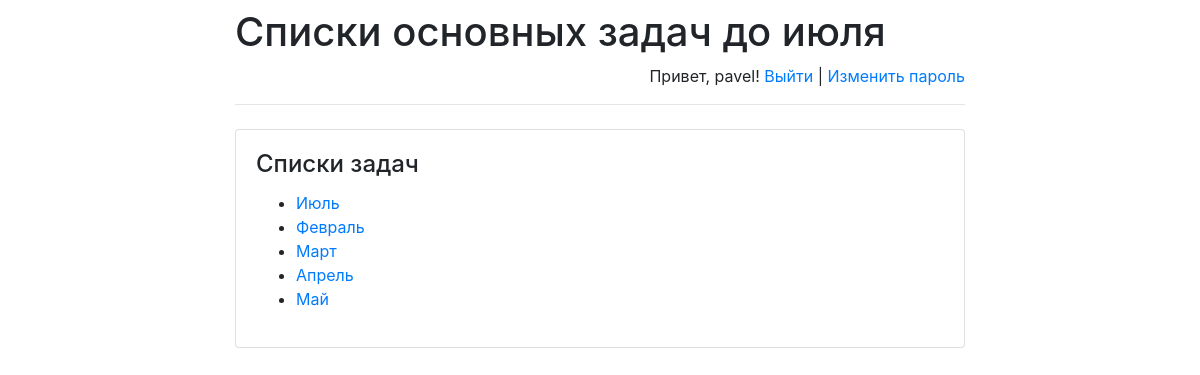
The app's page /schedule/ (signed in) with its own data.
### schedule/models.py (models this page shows)
class Schedule(models.Model):
    schedule_text = models.CharField(max_length=255)
    pub_date = models.DateTimeField('date published')

### schedule/views.py (the view)
# urls.py: path(r'', views.index, name='index'),
def index(request):
    message = None
    if "message" in request.GET:
        message = request.GET["message"]
    return render(
        request,
        "index.html",
        {
            "latest_schedule":
                Schedule.objects.order_by('-pub_date')[:5],
            "message": message
        }
    )

### schedule/templates/index.html (shortened to what this page needs)
{% extends 'base.html' %}
{% block main %}
    <h4 class="card-title">Списки задач</h4>
    {% if latest_schedule %}
        <ul>
            {% for schedule in latest_schedule %}
                <li>
                    <a href="/schedule/{{ schedule.id }}/">
                        {{ schedule.schedule_text }}
                    </a>
                </li>
            {% endfor %}
        </ul>
    {% else %}
        <p>На данный момент нет списка.</p>
    {% endif %}
{% endblock %}

### schedule/templates/base.html (shortened to what this page needs)
<!doctype html>
<html lang="en">
<head>
    <link rel="stylesheet"
href="https://stackpath.bootstrapcdn.com/bootstrap/4.1.3/css/bootstrap.min.css">
</head>
<body>
<div class="container">
    <div class="row justify-content-center">
        <div class="col-8">
            <h1 class="mt-2">Списки основных задач до июля</h1>
            {% if user.is_authenticated %}
                <p class="text-right">
                    Привет, {{ user.username }}!
                    <a href="/schedule/logout">Выйти</a> |
                    <a href="/schedule/password-change">
                        Изменить пароль
                    </a>
                </p>
            {% else %}
                <p class="text-right">
                    <a href="/schedule/login">Войти</a> |
                    <a href="/schedule/register">Зарегистрироваться</a>
                </p>
            {% endif %}
            <hr class="mt-0 mb-4">
            <div class="card">
                <div class="card-body">
                    {% block main %}
                    {% endblock %}
                </div>
            </div>
        </div>
    </div>
</div>
</body>
</html>

### records on screen
Schedule: schedule_text "Июль"
Schedule: schedule_text "Февраль"
Schedule: schedule_text "Март"
Schedule: schedule_text "Апрель"
Schedule: schedule_text "Май"

### other values on screen
{{ user.username }} "pavel"
